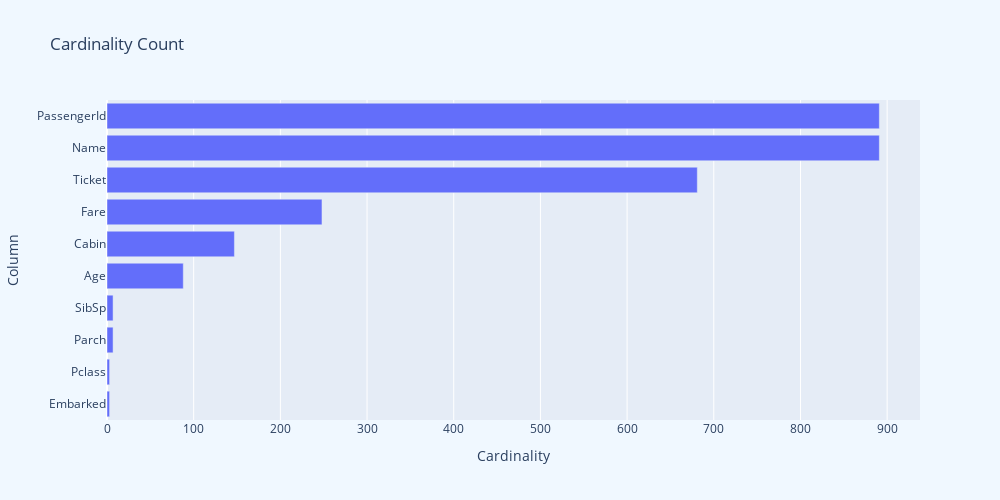

Notebook cell for this chart:
### Code cell
fig = px.bar(cardinality_df,x='Cardinality',y='Column',height=500,width=1000,title='Cardinality Count')
fig.update_layout(paper_bgcolor="aliceblue")
fig['layout']['yaxis']['autorange'] = "reversed"
fig.show()

### Figure 1 — Plotly figure (JSON) as saved in the notebook; plotly's stock layout.template omitted (floating-point values rounded to 4 significant figures)
{"data": [{"alignmentgroup": "True", "hovertemplate": "Cardinality=%{x}<br>Column=%{y}<extra></extra>", "legendgroup": "", "marker": {"color": "#636efa", "pattern": {"shape": ""}}, "name": "", "offsetgroup": "", "orientation": "h", "showlegend": false, "textposition": "auto", "type": "bar", "x": [891, 891, 681, 248, 147, 88, 7, 7, 3, 3], "xaxis": "x", "y": ["PassengerId", "Name", "Ticket", "Fare", "Cabin", "Age", "SibSp", "Parch", "Pclass", "Embarked"], "yaxis": "y"}], "layout": {"barmode": "relative", "height": 500, "legend": {"tracegroupgap": 0}, "paper_bgcolor": "aliceblue", "title": {"text": "Cardinality Count"}, "width": 1000, "xaxis": {"anchor": "y", "domain": [0, 1], "title": {"text": "Cardinality"}}, "yaxis": {"anchor": "x", "autorange": "reversed", "domain": [0, 1], "title": {"text": "Column"}}}}
